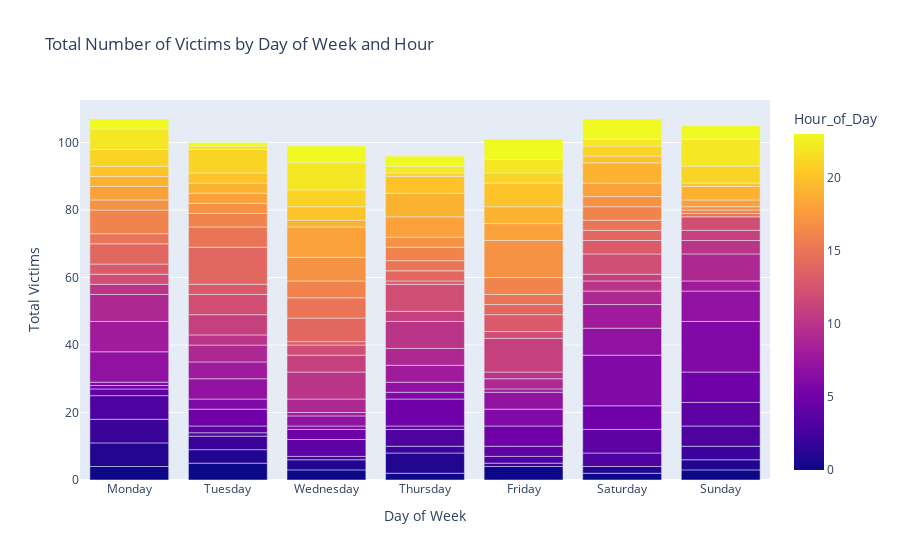

Notebook source saved alongside this figure:
### Code cell
import plotly.express as px

# Group data by day name and hour, summing 'n_victimas'
grouped_data = data_hm.groupby([data_hm['fecha_hora'].dt.day_name().rename('Day_of_Week'), 
                                 data_hm['fecha_hora'].dt.hour.rename('Hour_of_Day')])['n_victimas'].sum().reset_index()

# Create a bar plot using Plotly Express
fig = px.bar(grouped_data, x='Day_of_Week', y='n_victimas', color='Hour_of_Day', 
             title='Total Number of Victims by Day of Week and Hour',
             labels={'Day_of_Week': 'Day of Week', 'n_victimas': 'Total Victims'},
             category_orders={'Day_of_Week': ['Monday', 'Tuesday', 'Wednesday', 'Thursday', 'Friday', 'Saturday', 'Sunday']})

# Show the plot
fig.show()

### Figure 1 — Plotly figure (JSON) as saved in the notebook; plotly's stock layout.template omitted (floating-point values rounded to 4 significant figures; data arrays with more than 128 entries replaced by an {"elided": "..."} marker saying what was removed)
{"data": [{"alignmentgroup": "True", "hovertemplate": "Day of Week=%{x}<br>Total Victims=%{y}<br>Hour_of_Day=%{marker.color}<extra></extra>", "legendgroup": "", "marker": {"color": {"elided": "162 int values"}, "coloraxis": "coloraxis", "pattern": {"shape": ""}}, "name": "", "offsetgroup": "", "orientation": "v", "showlegend": false, "textposition": "auto", "type": "bar", "x": {"elided": "162 str values"}, "xaxis": "x", "y": {"elided": "162 int values"}, "yaxis": "y"}], "layout": {"barmode": "relative", "coloraxis": {"colorbar": {"title": {"text": "Hour_of_Day"}}, "colorscale": [[0, "#0d0887"], [0.1111, "#46039f"], [0.2222, "#7201a8"], [0.3333, "#9c179e"], [0.4444, "#bd3786"], [0.5556, "#d8576b"], [0.6667, "#ed7953"], [0.7778, "#fb9f3a"], [0.8889, "#fdca26"], [1, "#f0f921"]]}, "legend": {"tracegroupgap": 0}, "title": {"text": "Total Number of Victims by Day of Week and Hour"}, "xaxis": {"anchor": "y", "categoryarray": ["Monday", "Tuesday", "Wednesday", "Thursday", "Friday", "Saturday", "Sunday"], "categoryorder": "array", "domain": [0, 1], "title": {"text": "Day of Week"}}, "yaxis": {"anchor": "x", "domain": [0, 1], "title": {"text": "Total Victims"}}}}
